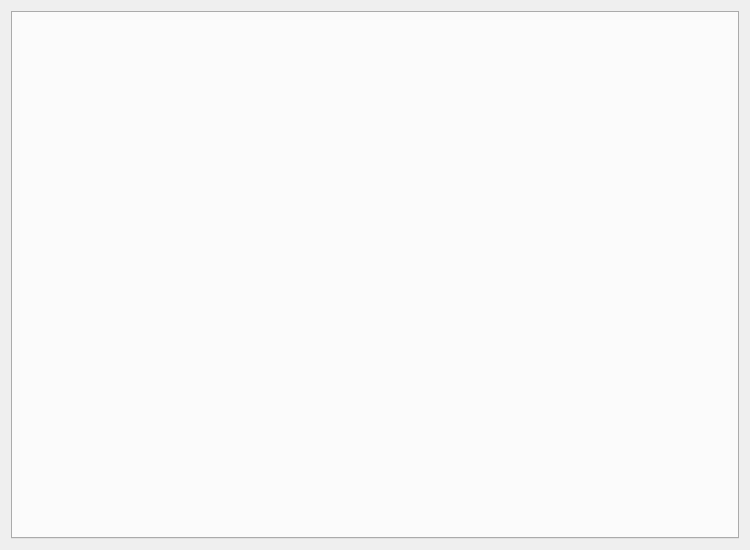
<?xml version="1.0" encoding="UTF-8"?>
<ui version="4.0">
 <class>MigrationDashboard</class>
 <widget class="QWidget" name="MigrationDashboard">
  <property name="geometry">
   <rect>
    <x>0</x>
    <y>0</y>
    <width>750</width>
    <height>550</height>
   </rect>
  </property>
  <property name="windowTitle">
   <string>Administrator Dashboard - Migration &amp; Services</string>
  </property>
  <layout class="QVBoxLayout" name="verticalLayout">
   <item>
    <widget class="QTabWidget" name="mainTabs">
     <property name="currentIndex">
      <number>0</number>
     </property>
    </widget>
   </item>
  </layout>
 </widget>
 <resources/>
 <connections/>
</ui>
